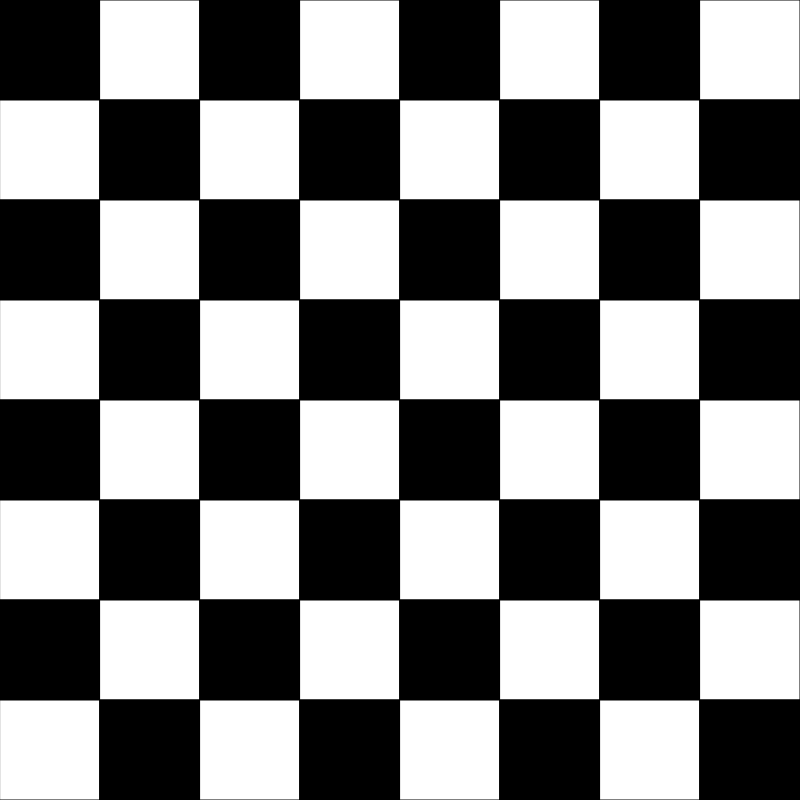
Frame 1 (no input)
Frame 60 (no input): identical to frame 1, image omitted
Frame 120 (the mouse pressed at the canvas centre since frame 60): identical to frame 1, image omitted

The p5.js sketch that drew this single still picture (run headless with seeded random() and noise() and a simulated clock; from frame 60 on, the mouse is pressed at the canvas centre):

// p5.js sketch
// ── sketch.js
function setup() {
  createCanvas(800, 800);
  background(220);
  let sort=true;
  
  for(let x=-2;x<8;x++){
    sort=!sort;
    for(let y=-2;y<8;y++){
      rect(x*100,y*100,100);
      if (sort==true){
        fill(0);
        sort=!sort;
      }
      else{
        fill(255);
        sort=!sort;
      }
    }
      }
}

function draw() {
  
}
